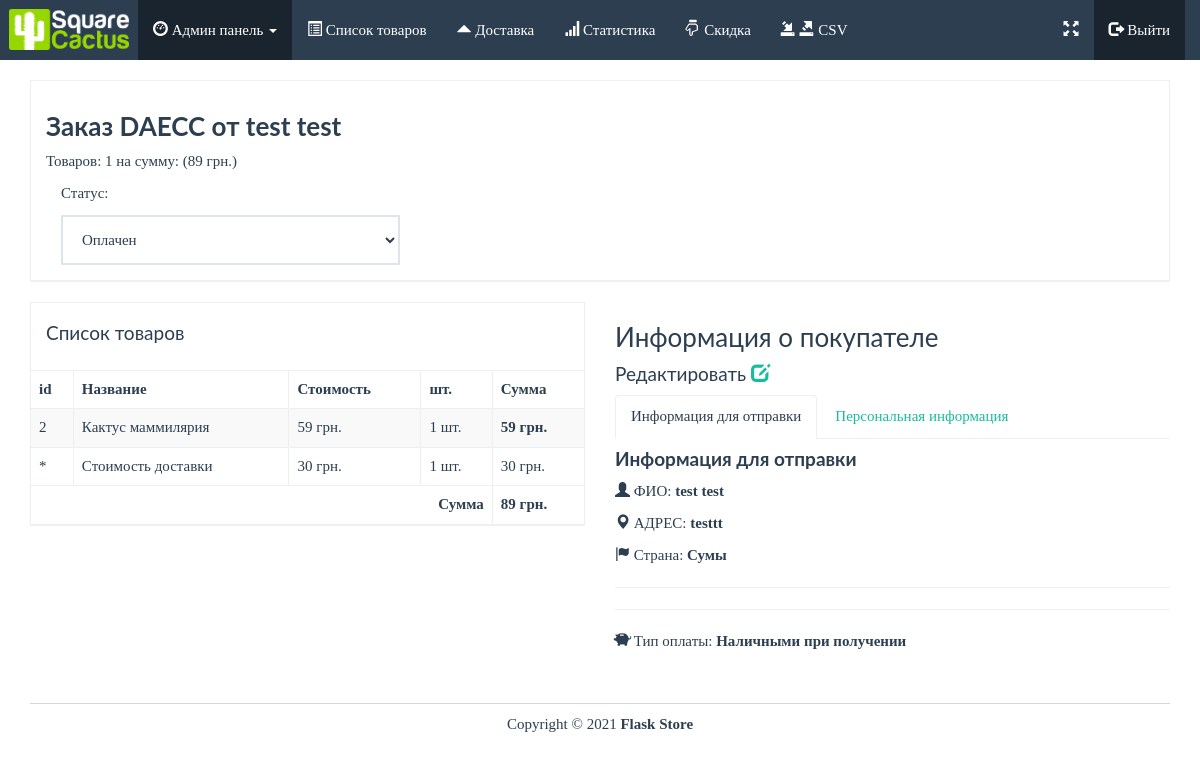
The page /admin/order/1 (signed in) on the database its author committed.
### app.py (models this page shows, shortened)
class Order(db.Model):
    id = db.Column(db.Integer, primary_key=True)
    reference = db.Column(db.String(5))
    first_name = db.Column(db.String(20))
    last_name = db.Column(db.String(20))
    phone_number = db.Column(db.Integer)
    email = db.Column(db.String(50))
    address = db.Column(db.String(100))
    city = db.Column(db.String(100))
    state = db.Column(db.String(20))
    country = db.Column(db.String(20))
    status = db.Column(db.String(10))
    payment_type = db.Column(db.String(10))
    items = db.relationship('Order_Item', backref='order', lazy=True)
    def order_total(self):
        ship_price = Shipping.query.first()
        shipping = ship_price.price
        return db.session.query(db.func.sum(Order_Item.quantity * Product.price)).join(Product).filter(Order_Item.order_id == self.id).scalar() + shipping
    def quantity_total(self):
        return db.session.query(db.func.sum(Order_Item.quantity)).filter(Order_Item.order_id == self.id).scalar()

class Shipping(db.Model):
    id = db.Column(db.Integer, primary_key=True)
    price = db.Column(db.Integer)

class Order_Item(db.Model):
    id = db.Column(db.Integer, primary_key=True)
    order_id = db.Column(db.Integer, db.ForeignKey('order.id'))
    product_id = db.Column(db.Integer, db.ForeignKey('product.id'))
    quantity = db.Column(db.Integer)

class Product(db.Model):
    id = db.Column(db.Integer, primary_key=True)
    name = db.Column(db.String(50), unique=True)
    price = db.Column(db.Integer)
    stock = db.Column(db.Integer)
    slug = db.Column(db.String(140), unique=True)
    description = db.Column(db.String(500))
    image = db.Column(db.String(100), nullable=True)
    image2 = db.Column(db.String(100), nullable=True)
    image3 = db.Column(db.String(100), nullable=True)
    image4 = db.Column(db.String(100), nullable=True)
    order = db.relationship('Order_Item', backref='product', lazy=True)

### app.py (the view)
@app.route('/admin/order/<order_id>', methods=['GET', 'POST'])
@login_required
def order(order_id):
    ship_price = Shipping.query.first()
    shipping = ship_price.price
    order = Order.query.filter_by(id=int(order_id)).first()
    if request.method == 'POST':
        order.status = request.form['status']
        db.session.commit()
    return render_template('admin/view-order.html', order=order, shipping=shipping, admin=True)

### templates/admin/view-order.html (shortened to what this page needs)
{% extends "base.html" %}
{% block body %}
<div class="row pad">
	<div class="col-lg-12">
		<div class="panel panel-default">
			<div class="panel-body">
				<h3 class="bold">Заказ {{ order.reference }} от {{ order.first_name + ' ' + order.last_name }}</h3>
				 <p>Товаров: {{ order.quantity_total() }} на сумму: ({{ order.order_total() }} грн.)</p>
				<div class="col-lg-4">
                    <form method="post" id="change_status">
                    <p>Статус:</p>
    <select class="form-control" onchange="this.form.submit()" id="exampleFormControlSelect1" name="status">
      <option value="{{ order.status }}">{{ order.status }}</option>
    </select>
                </form>
                </div>
			</div>
		</div>
	</div>
</div>
<div class="row">
	<div class="col-lg-6">
		<div class="panel panel-default">
			<div class="panel-body">
				<h4>Список товаров</h4>
			</div>
			<div class="table-responsive">
				<table class="table table-striped table-bordered">
					<thead>
						<tr>
							<th>id</th><th>Название</th><th>Стоимость</th><th>шт.</th><th>Сумма</th>
						</tr>
					</thead>
					<tbody>
						{% for item in order.items %}
                        <tr>
							<td>{{ item.product_id }}</td>
							<td>{{ item.product.name }}</td>
							<td>{{ item.product.price }} грн.</td>
							<td>{{ item.quantity }} шт.</td>
							<th>{{ item.product.price * item.quantity}} грн.</th>
						</tr>
                        {% endfor %}
                    <tr>
							<td>*</td>
							<td>Стоимость доставки</td>
							<td>{{ shipping }} грн.</td>
							<td>1 шт.</td>
							<td>{{ shipping }} грн.</td>
						</tr>
					</tbody>
					<tfoot>
						<tr>
							<th colspan="4" class="text-right">Сумма</th>
							<th>{{ order.order_total() }} грн.</th>
						</tr>
					</tfoot>
				</table>
			</div>
		</div>
	</div>
	<div class="col-lg-6">
		<h3 class="strong">Информация о покупателе</h3>
        <h4>Редактировать <a href="{{ url_for('edit_order', id=order.id) }}"><i class="glyphicon glyphicon-edit "></i></a></h4>
		<div role="tabpanel">
			<ul class="nav nav-tabs" role="tablist">
				<li role="presentation" class="active">
					<a href="#shipping" aria-controls="shipping" role="tab" data-toggle="tab">Информация для отправки</a>
				</li>
				<li role="presentation">
					<a href="#details" aria-controls="details" role="tab" data-toggle="tab">Персональная информация</a>
				</li>
			</ul>
			<div class="tab-content">
				<div role="tabpanel" class="tab-pane active" id="shipping">
					<h4 class="bold">Информация для отправки</h4>
					<p><i class="glyphicon glyphicon-user"></i> ФИО: <strong>{{ order.first_name + ' ' + order.last_name }}</strong></p>
					<p><i class="glyphicon glyphicon-map-marker"></i> АДРЕС:
						<strong>{{ order.address }}</strong>
					</p>
					<p><i class="glyphicon glyphicon-flag"></i> Страна: <strong>{{ order.city}}</strong></p>
					<hr />
					<hr />
					<p>
						<i class="glyphicon glyphicon-piggy-bank"></i>
						Тип оплаты: <strong>{{ order.payment_type }}</strong>
					</p>
				</div>
			</div>
		</div>
	</div>
</div>
{% endblock %}

### static/css/styles.css (style rules this page uses)
body { font-family: Ubuntu, verdana, georgia, serif, sans-serif; }
a, a:hover, a:active, a:focus, a:visited { text-decoration: none; }
.bold { font-weight: bolder !important; }
table { width: 100%; }
div.panel, .btn, .navbar { border-radius: 0; }
.form-control { border-radius: 0; height: 50px; }
.pad { margin-top: 10px !important; }
div.panel-body { padding-top: 10px; }
.active { border:none!important; }

### rows shown on the page
Order: reference "DAECC", first_name+last_name "test test", quantity_total "1", status "Оплачен", address "testtt", city "Сумы", payment_type "Наличными при получении"
Shipping: order_total "89"
Order_Item: product_id "2", product.name "Кактус маммилярия", product.price "59", quantity "1", item.product.price*item.quantity "59"

### other values the page prints
{{ shipping }} "30"
